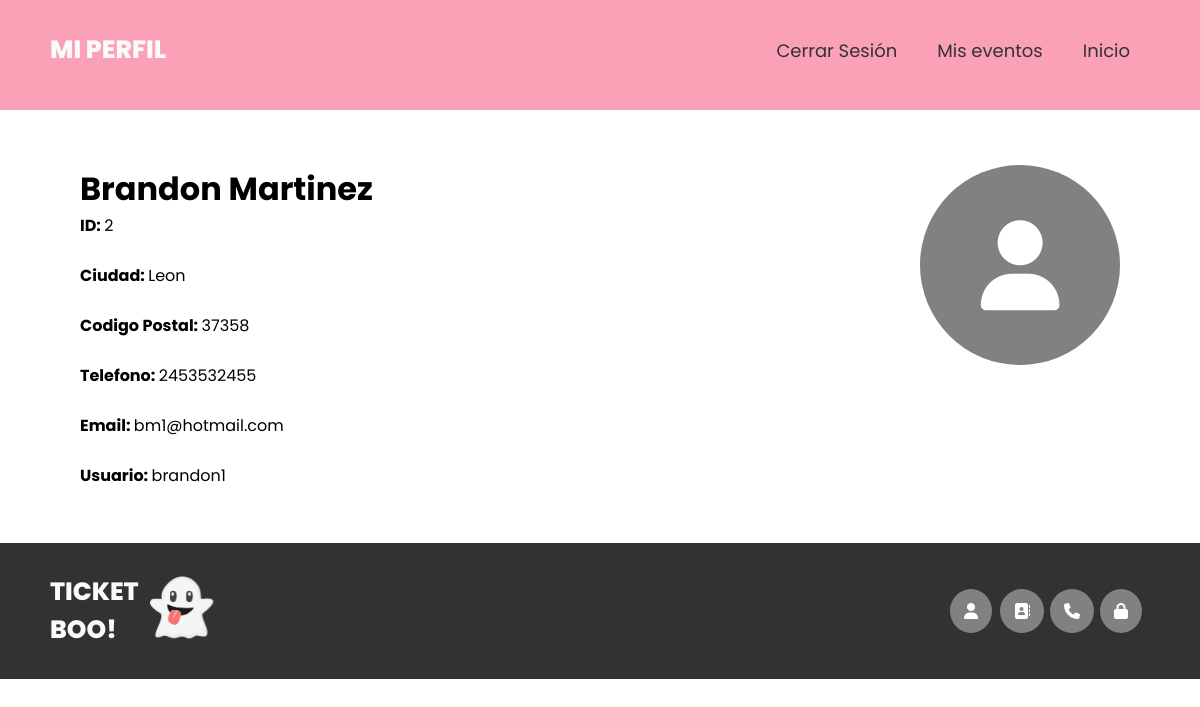
/ProyectoPaginaWebFinal_Copia/perfil.php (signed in), run on the app's committed database.
### tables this page shows
CREATE TABLE `cliente` (
  `id_cliente` int(11) NOT NULL,
  `nombre` varchar(50) NOT NULL,
  `apellido` varchar(50) NOT NULL,
  `ciudad` varchar(50) DEFAULT NULL,
  `codigo_postal` varchar(10) DEFAULT NULL,
  `telefono` varchar(20) DEFAULT NULL,
  `email` varchar(100) DEFAULT NULL,
  `usuario` varchar(50) DEFAULT NULL,
  `contrasena` varchar(255) NOT NULL
);

### ProyectoPaginaWebFinal_Copia/perfil.php (the view, shortened to what this page needs)
<!DOCTYPE html>
<html lang="es">
<head>
    <link rel="stylesheet" href="https://cdnjs.cloudflare.com/ajax/libs/font-awesome/6.4.0/css/all.min.css" />
    <link rel="stylesheet" href="style.css">
</head>
<body>
    <header class="header">
        <div class="menu container">
            <a href="#" class="logo">Mi perfil</a>
            <nav class="navbar">
                <ul>
                    <li><a href="cerrarSesion.php">Cerrar Sesión</a></li>
                    <li><a href="eventos.php">Mis eventos</a></li>
                    <li><a href="inicio.php">Inicio</a></li>
                </ul>
            </nav>
        </div>
    </header>
    <div class="header-content container">
        <?php
        include("conexion.php");
        if (isset($_SESSION['usuario'])) {
            $user = $_SESSION['usuario'];
            $consulta = "SELECT * FROM cliente WHERE usuario='" . $user . "'";
            $resultado = $conex->query($consulta);
            while ($row = $resultado->fetch_assoc()) {
                $id_cliente = $row['id_cliente'];
                $nombre = $row['nombre'];
                $apellido = $row['apellido'];
                $ciudad = $row['ciudad'];
                $codigoPostal = $row['codigo_postal'];
                $telefono = $row['telefono'];
                $email = $row['email'];
                $usuario = $row['usuario'];
                ?>
                <div class="evento">
                    <div class="evento-txt">
                        <h1><?php echo $nombre." ".$apellido; ?></h1>
                        <div>
                            <p>
                                <b>ID: </b><?php echo $id_cliente; ?><br><br>
                                <b>Ciudad: </b><?php echo $ciudad; ?><br><br>
                                <b>Codigo Postal: </b><?php echo $codigoPostal; ?><br><br>
                                <b>Telefono: </b><?php echo $telefono; ?><br><br>
                                <b>Email: </b><?php echo $email; ?><br><br>
                                <b>Usuario: </b><?php echo $usuario; ?><br>
                            </p>
                        </div>
                    </div>
                    <div class="evento-img">
                        <i class="fa-solid fa-user"></i>
                    </div>
                </div>
                <?php
            }
        } else {
            echo "No has iniciado sesión. Por favor, inicia sesión primero.";
        }
        ?>
    </div>
    <footer class="footer">
        <div class="footer-content container">
            <div class="link">
                <a href="#" class="logo">Ticket Boo!</a>
            </div>
            <div class="link">
                <img src="images/fantasma.webp" alt="fantasma">
            </div>
            <div class="link">
                <ul>
                    <i class="fa-solid fa-user"></i>
                </ul>
            </div>
            <div class="link">
                <ul>
                    <i class="fa-solid fa-contact-book"></i>
                </ul>
            </div>
            <div class="link">
                <ul>
                    <i class="fa-solid fa-phone"></i>
                </ul>
            </div>
            <div class="link">
                <ul>
                    <i class="fa-solid fa-lock"></i>
                </ul>
            </div>
        </div>
    </footer>
</body>
</html>

### ProyectoPaginaWebFinal_Copia/style.css (style rules this page uses)
* { margin: 0; padding: 0; box-sizing: border-box; text-decoration: none; list-style: none; }
body { font-family: 'Poppins', sans-serif; }
img { max-width: 100%; }
.container { margin-top: 10px; max-width: 1100px; margin: 0 auto; }
.header { background-color: #FBA1B7; padding: 100px 0 10px 0; min-height: 10px; display: flex; align-items: center; }
.menu { position: absolute; top: 0; left: 0; right: 0; display: flex; align-items: center; justify-content: space-between; height: 100px; }
.menu .navbar ul li { position: relative; float: left; }
.menu .navbar ul li a { font-size: 18px; padding: 20px; color: #323232; display:block; }
.logo { font-size: 25px; font-weight: 800; color: #fafafa; text-transform: uppercase; }
.header-content { display: inline; padding: 80px 30px 80px 30px; }
.evento { padding: 30px 80px 30px 80px; display: flex; justify-content: space-between; }
.evento-img > i { padding: 20px; border-radius: 50%; background-color: #818181; color: #FFFFFF; font-size: 90px; align-content: center; text-align: center; width: 200px; height: 200px; }
::placeholder { color:#a0a0a0; font-size: 16px; }
.footer { padding: 30px; background-color: #323232; }
.footer-content { display: flex; align-items: center; justify-content: space-between; }
.link img { width: 8%; }
.link ul { display: flex; align-items: center; justify-content: space-between; }
.link ul > i { padding: 14px; border-radius: 50%; background-color: #818181; color: #FFFFFF; position: absolute; }

### data on the page
cliente: nombre "Brandon", apellido "Martinez", id_cliente "2", ciudad "Leon", codigo_postal "37358", telefono "2453532455", email "bm1@hotmail.com", usuario "brandon1"
